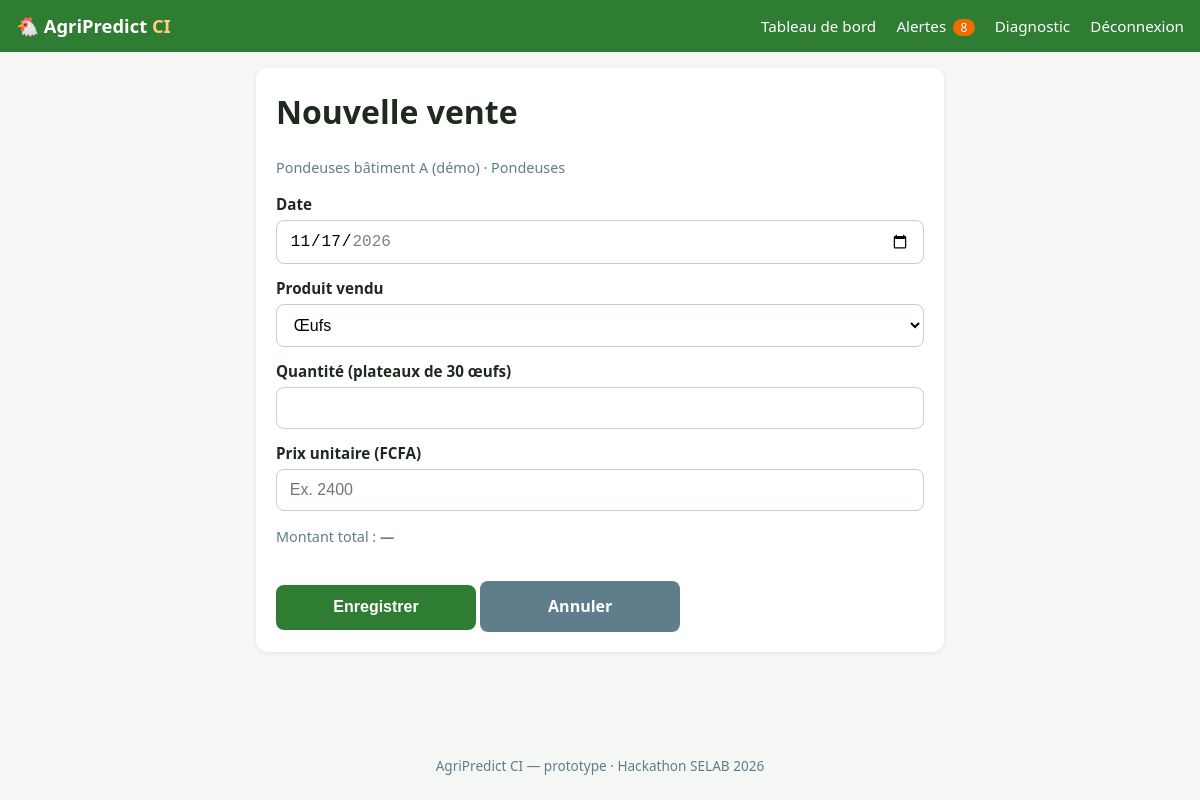
/vente_nouvelle.php?lot=12 (signed in), run on the app's committed database.
### tables this page shows
CREATE TABLE `lots` (
  `id` int(11) NOT NULL,
  `elevage_id` int(11) NOT NULL,
  `nom` varchar(120) NOT NULL,
  `type_production` enum('chair','pondeuse') NOT NULL,
  `effectif_initial` int(11) NOT NULL,
  `date_arrivee` date NOT NULL,
  `date_fin` date DEFAULT NULL,
  `statut` enum('en_cours','termine') NOT NULL DEFAULT 'en_cours',
  `est_demo` tinyint(1) NOT NULL DEFAULT 0
);

### config/db.php (called while the page is built, shortened)
<?php
function db(): PDO {
    static $pdo = null;
    if ($pdo === null) {
        $pdo = new PDO(
            'mysql:host=' . DB_HOST . ';dbname=' . DB_NAME . ';charset=utf8mb4',
            DB_USER,
            DB_PASS,
            [
                PDO::ATTR_ERRMODE            => PDO::ERRMODE_EXCEPTION,
                PDO::ATTR_DEFAULT_FETCH_MODE => PDO::FETCH_ASSOC,
                PDO::ATTR_EMULATE_PREPARES   => false,
            ]
        );
    }
    return $pdo;
}

### includes/lots.php (called while the page is built, shortened)
<?php
require_once __DIR__ . '/functions.php';
function lot_autorise(int $id): ?array {
    $st = db()->prepare(
        'SELECT l.* FROM lots l
         JOIN elevages e ON e.id = l.elevage_id
         WHERE l.id = ? AND e.utilisateur_id = ?'
    );
    $st->execute([$id, $_SESSION['user_id'] ?? 0]);
    return $st->fetch() ?: null;
}
function libelle_type(string $t): string {
    return $t === 'chair' ? 'Poulets de chair' : 'Pondeuses';
}

### includes/functions.php (called while the page is built, shortened)
<?php
require_once __DIR__ . '/../config/db.php';
function e(?string $s): string {
    return htmlspecialchars($s ?? '', ENT_QUOTES, 'UTF-8');
}

### includes/finances.php (called while the page is built, shortened)
<?php
function produits_pour_lot(array $lot): array {
    $cles = $lot['type_production'] === 'pondeuse'
        ? ['oeufs', 'poulet', 'fientes', 'autre']
        : ['poulet', 'fientes', 'autre'];
    return array_intersect_key(PRODUITS_VENTE, array_flip($cles));
}

### vente_nouvelle.php (the view, shortened to what this page needs)
<?php
require_once __DIR__ . '/includes/finances.php';
$lot = lot_autorise((int)($_GET['lot'] ?? $_POST['lot'] ?? 0));
$produits = produits_pour_lot($lot);
$v = [
    'date' => date('Y-m-d'), 'produit' => array_key_first($produits), 'quantite' => '', 'prix' => '',
];
require __DIR__ . '/includes/header.php';
?>
<div class="card">
    <h1>Nouvelle vente</h1>
    <p class="muted"><?= e($lot['nom']) ?> · <?= e(libelle_type($lot['type_production'])) ?></p>
    <form method="post">
        <label for="date">Date</label>
        <input id="date" name="date" type="date" min="<?= e($lot['date_arrivee']) ?>" max="<?= date('Y-m-d') ?>" value="<?= e($v['date']) ?>" required>
        <label for="produit">Produit vendu</label>
        <select id="produit" name="produit">
            <?php foreach ($produits as $cle => $p): ?>
                <option value="<?= e($cle) ?>" data-unite="<?= e($p['unite']) ?>" <?= $v['produit'] === $cle ? 'selected' : '' ?>><?= e($p['label']) ?></option>
            <?php endforeach; ?>
        </select>
        <label for="quantite">Quantité (<span id="unite"><?= e($produits[$v['produit']]['unite'] ?? '') ?></span>)</label>
        <input id="quantite" name="quantite" inputmode="decimal" value="<?= e($v['quantite']) ?>" required>
        <label for="prix">Prix unitaire (FCFA)</label>
        <input id="prix" name="prix" inputmode="numeric" value="<?= e($v['prix']) ?>" placeholder="Ex. 2400" required>
        <p class="muted">Montant total : <strong id="total">—</strong></p>
        <button class="btn" type="submit">Enregistrer</button>
        <a class="btn btn-secondaire" href="lot.php?id=<?= (int)$lot['id'] ?>#finances">Annuler</a>
    </form>
</div>
<?php require __DIR__ . '/includes/footer.php'; ?>

### assets/css/style.css (style rules this page uses)
:root { --vert: #2e7d32; --vert-fonce: #1b5e20; --vert-clair: #e8f5e9; --orange: #ef6c00; --rouge: #c62828; --gris: #607d8b; --fond: #f5f7f5; --carte: #ffffff; --texte: #1f2a1f; --rayon: 12px; }
* { box-sizing: border-box; }
body { margin: 0; font-family: system-ui, -apple-system, "Segoe UI", Roboto, sans-serif; background: var(--fond); color: var(--texte); line-height: 1.5; }
.card { background: var(--carte); border-radius: var(--rayon); padding: 1.25rem; margin-bottom: 1rem; box-shadow: 0 1px 4px rgba(0,0,0,.08); }
.card h1, .card h2 { margin-top: 0; }
label { display: block; margin: .8rem 0 .25rem; font-weight: 600; font-size: .95rem; }
input, select, textarea { width: 100%; padding: .7rem .8rem; border: 1px solid #c5d0c5; border-radius: 8px; font-size: 1rem; background: #fff; }
.btn { display: inline-block; width: 100%; margin-top: 1.2rem; padding: .85rem 1rem; border: 0; border-radius: 8px; background: var(--vert); color: #fff; font-size: 1rem; font-weight: 600; text-align: center; text-decoration: none; cursor: pointer; }
.btn-secondaire { background: var(--gris); }
.muted { color: var(--gris); font-size: .9rem; }
@media (min-width: 600px) { .btn { width: auto; min-width: 200px; } }

### data on the page
lots: nom "Pondeuses bâtiment A (démo)", type_production "Pondeuses", date "11/17/2026", produit "Œufs"

### other printed values
$nbAlertes "8"
